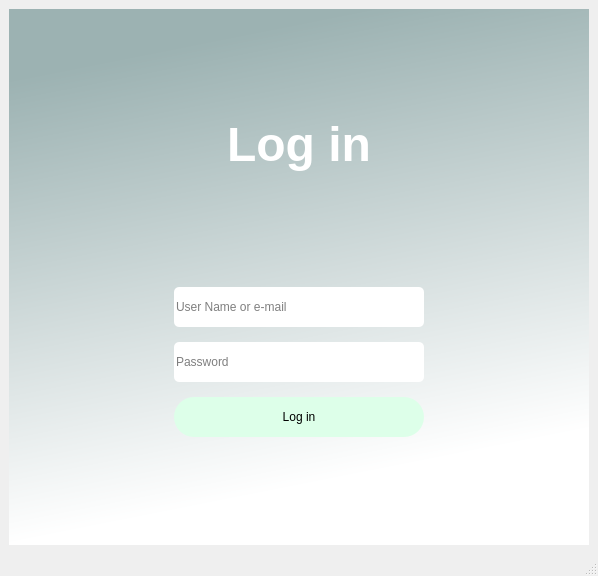
<?xml version="1.0" encoding="UTF-8"?>
<ui version="4.0">
 <class>MainWindow</class>
 <widget class="QMainWindow" name="MainWindow">
  <property name="geometry">
   <rect>
    <x>0</x>
    <y>0</y>
    <width>598</width>
    <height>576</height>
   </rect>
  </property>
  <property name="windowTitle">
   <string>MainWindow</string>
  </property>
  <widget class="QWidget" name="centralwidget">
   <layout class="QHBoxLayout" name="horizontalLayout">
    <item>
     <widget class="QWidget" name="verticalWidget" native="true">
      <property name="styleSheet">
       <string notr="true">QWidget#verticalWidget{
background-color:qlineargradient(spread:pad, x1:0, y1:0, x2:0.207, y2:0.954545, stop:0.132159 rgba(156, 178, 178, 255), stop:1 rgba(255, 255, 255, 255))}</string>
      </property>
      <layout class="QHBoxLayout" name="horizontalLayout_3">
       <item>
        <spacer name="horizontalSpacer">
         <property name="orientation">
          <enum>Qt::Horizontal</enum>
         </property>
         <property name="sizeHint" stdset="0">
          <size>
           <width>40</width>
           <height>20</height>
          </size>
         </property>
        </spacer>
       </item>
       <item>
        <layout class="QVBoxLayout" name="verticalLayout_2">
         <property name="spacing">
          <number>15</number>
         </property>
         <item>
          <spacer name="verticalSpacer_2">
           <property name="orientation">
            <enum>Qt::Vertical</enum>
           </property>
           <property name="sizeHint" stdset="0">
            <size>
             <width>20</width>
             <height>40</height>
            </size>
           </property>
          </spacer>
         </item>
         <item>
          <widget class="QLabel" name="label">
           <property name="text">
            <string>&lt;html&gt;&lt;head/&gt;&lt;body&gt;&lt;p align=&quot;center&quot;&gt;&lt;span style=&quot; font-size:36pt; font-weight:600; color:#ffffff;&quot;&gt;Log in&lt;/span&gt;&lt;/p&gt;&lt;/body&gt;&lt;/html&gt;</string>
           </property>
          </widget>
         </item>
         <item>
          <spacer name="verticalSpacer_3">
           <property name="orientation">
            <enum>Qt::Vertical</enum>
           </property>
           <property name="sizeHint" stdset="0">
            <size>
             <width>20</width>
             <height>20</height>
            </size>
           </property>
          </spacer>
         </item>
         <item>
          <widget class="QLineEdit" name="user_name_line">
           <property name="minimumSize">
            <size>
             <width>250</width>
             <height>40</height>
            </size>
           </property>
           <property name="toolTip">
            <string/>
           </property>
           <property name="styleSheet">
            <string notr="true">background-color: rgb(255, 255, 255);
border-radius:5px;
</string>
           </property>
           <property name="text">
            <string/>
           </property>
           <property name="frame">
            <bool>false</bool>
           </property>
           <property name="placeholderText">
            <string>User Name or e-mail</string>
           </property>
          </widget>
         </item>
         <item>
          <widget class="QLineEdit" name="password_line">
           <property name="minimumSize">
            <size>
             <width>250</width>
             <height>40</height>
            </size>
           </property>
           <property name="toolTip">
            <string/>
           </property>
           <property name="styleSheet">
            <string notr="true">background-color: rgb(255, 255, 255);
border-radius:5px;
</string>
           </property>
           <property name="text">
            <string/>
           </property>
           <property name="frame">
            <bool>false</bool>
           </property>
           <property name="placeholderText">
            <string>Password</string>
           </property>
          </widget>
         </item>
         <item>
          <widget class="QPushButton" name="login_button">
           <property name="minimumSize">
            <size>
             <width>250</width>
             <height>40</height>
            </size>
           </property>
           <property name="cursor">
            <cursorShape>PointingHandCursor</cursorShape>
           </property>
           <property name="mouseTracking">
            <bool>false</bool>
           </property>
           <property name="styleSheet">
            <string notr="true">border-radius:20px;
background-color:rgb(221, 255, 233);</string>
           </property>
           <property name="text">
            <string>Log in</string>
           </property>
          </widget>
         </item>
         <item>
          <spacer name="verticalSpacer">
           <property name="orientation">
            <enum>Qt::Vertical</enum>
           </property>
           <property name="sizeHint" stdset="0">
            <size>
             <width>20</width>
             <height>40</height>
            </size>
           </property>
          </spacer>
         </item>
        </layout>
       </item>
       <item>
        <spacer name="horizontalSpacer_2">
         <property name="orientation">
          <enum>Qt::Horizontal</enum>
         </property>
         <property name="sizeHint" stdset="0">
          <size>
           <width>40</width>
           <height>20</height>
          </size>
         </property>
        </spacer>
       </item>
      </layout>
     </widget>
    </item>
   </layout>
  </widget>
  <widget class="QMenuBar" name="menubar">
   <property name="geometry">
    <rect>
     <x>0</x>
     <y>0</y>
     <width>598</width>
     <height>26</height>
    </rect>
   </property>
  </widget>
  <widget class="QStatusBar" name="statusbar"/>
 </widget>
 <resources/>
 <connections/>
</ui>
